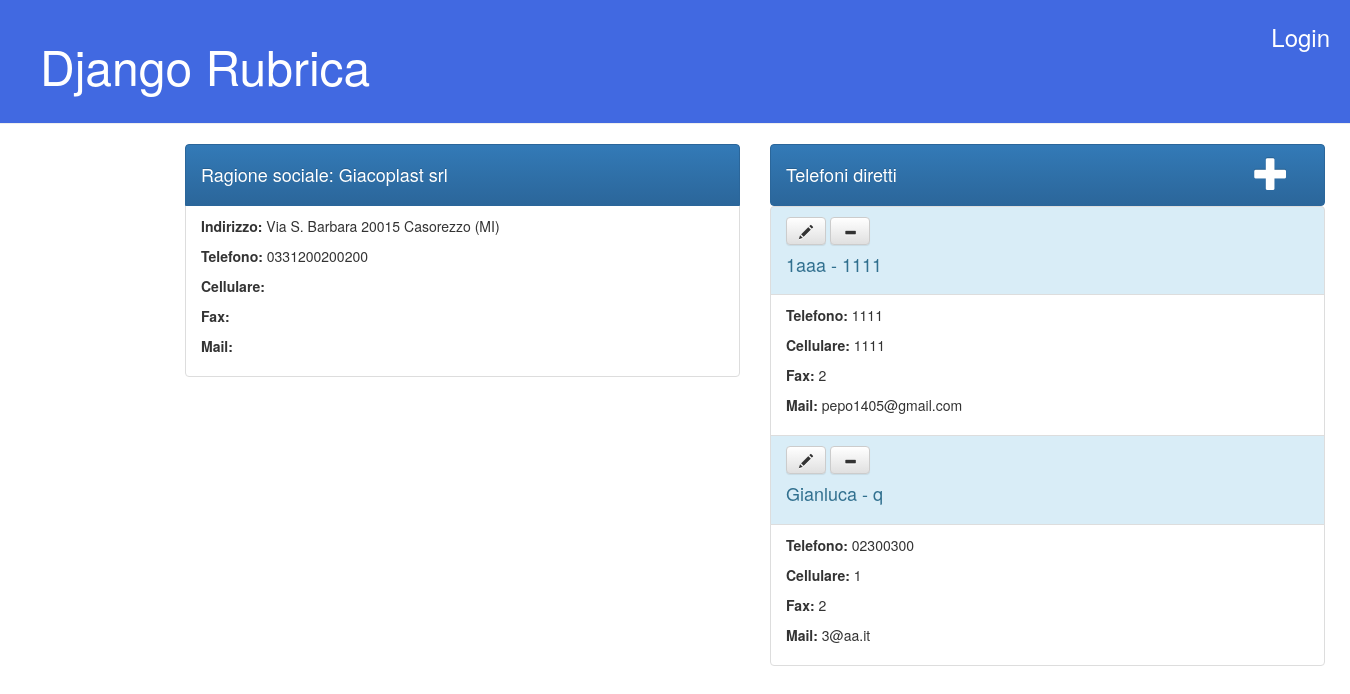
The page /nomi/2/dettaglio/ on the database its author committed.
### nomi/models.py (models this page shows, shortened)
class Rubrica(models.Model):
	nome = models.CharField(max_length=200)
	indirizzo = models.TextField()
	telefono =  models.CharField(max_length=20, blank=True)
	cellulare =  models.CharField(max_length=20, blank=True)
	fax =  models.CharField(max_length=20, blank=True)
	email = models.EmailField(max_length=80,blank=True)
	class Meta:
		verbose_name="Rubrica"
		verbose_name_plural="Rubrica"

class Rubricar(models.Model):
	ragione_sociale = models.ForeignKey('Rubrica', on_delete=models.CASCADE)
	nome = models.CharField(max_length=200)
	incarico = models.CharField(max_length=200)
	telefono =  models.CharField(max_length=20, blank=True)
	cellulare =  models.CharField(max_length=20, blank=True)
	fax =  models.CharField(max_length=20, blank=True)
	email = models.EmailField(max_length=80,blank=True)
	class Meta:
		verbose_name="Nomi in Rubrica"
		verbose_name_plural="Nomi in Rubrica"

### nomi/views.py (the view)
# urls.py: url(r'^nomi/(?P<pk>[0-9]+)/dettaglio/$', views.rubricaProfileView, name='rubrica_dettaglio'),
def rubricaProfileView(request, pk):
    rubrica = get_object_or_404(Rubrica, pk=pk)
    rubricar_rubrica = Rubricar.objects.filter(ragione_sociale=pk).order_by("-pk")
    context = {"rubrica": rubrica, "rubricar_rubrica": rubricar_rubrica}
    return render(request, 'nomi/rubrica_dettaglio.html', context)

### nomi/templates/nomi/rubrica_dettaglio.html (shortened to what this page needs)
{% extends 'nomi/base.html' %}
{% block content %}
<section class="container mt-4 mb-4">
<div class="container">
	<div class="row mb-3">
		<div class="col-md-6">
			<div class="d-flex flex-row border rounded">
	  			<div class="p-0 w-25">
					<li class="list-group-item active">
						<h4>Ragione sociale: {{ rubrica.nome }}</h4>
					</li>
					<li class="list-group-item">
						<p class="mb-0"><strong>Indirizzo:</strong> {{ rubrica.indirizzo }}</p>
						<p class="mb-0"><strong>Telefono:</strong> {{ rubrica.telefono }}</p>
						<p class="mb-0"><strong>Cellulare:</strong> {{ rubrica.cellulare }}</p>
						<p class="mb-0"><strong>Fax:</strong> {{ rubrica.fax }}</p>
						<p class="mb-0"><strong>Mail:</strong> {{ rubrica.email }}</p>
					</li>
	  			</div>
			</div>
		</div>
		<div class="col-md-6">
			<div class="d-flex flex-row border rounded">
	  			<div class="p-0 w-25">
					<li class="list-group-item active">
						<a href="{% url 'rubricar_new' %}" class="top-menu"><span class="glyphicon glyphicon-plus"></span></a>
						<h4>Telefoni diretti</h4>
					</li>
	  			</div>
	  			<div class="pl-3 pt-2 pr-2 pb-2 w-75 border-left">
                    {% for rubriche in rubricar_rubrica %}
						<li class="list-group-item list-group-item-info">
							<a class="btn btn-default" title="Modifica contatto" href="{% url 'rubricar_edit' pk=rubriche.pk%}"><span class="glyphicon glyphicon-pencil"></span></a>
							<a class="btn btn-default" title="Elimina contatto" href="{% url 'rubricar_delete'  pk=rubriche.pk %}" class="top-menu"><span class="glyphicon glyphicon-minus"></span></a>
							<h4>{{ rubriche.nome }} - {{ rubriche.incarico }}</h4>
						</li>
						<li class="list-group-item">
							<p><strong>Telefono:</strong> {{ rubriche.telefono }}</p>
							<p><strong>Cellulare:</strong> {{ rubriche.cellulare }}</p>
							<p><strong>Fax:</strong> {{ rubriche.fax }}</p>
							<p><strong>Mail:</strong> {{ rubriche.email }}</p>
						</li>
                    {% empty %}
						<li class="list-group-item list-group-item-info">
							<h4>{{ rubrica.nome }} non ha numeri diretti</h4>
						</li>
                    {% endfor %}
				</div>
			</div>
		</div>
	</div>
</div>
</section>
{% endblock content %}

### nomi/templates/nomi/base.html (shortened to what this page needs)
{% load staticfiles %}
<html>
    <head>
        <link rel="stylesheet" href="//maxcdn.bootstrapcdn.com/bootstrap/3.2.0/css/bootstrap.min.css">
        <link rel="stylesheet" href="//maxcdn.bootstrapcdn.com/bootstrap/3.2.0/css/bootstrap-theme.min.css">
		<link rel="stylesheet" href="{% static 'css/nomi.css' %}">
    </head>
	<body>
		<div class="page-header">
			{% if request.user.is_authenticated %}
				<a class="login" href="{% url 'logout' %}">Logout</a>
			{% else %}
				<a class="login" href="{% url 'login' %}">Login</a>
			{% endif %}
			<h1><a href="/">Django Rubrica</a></h1>
		</div>
		<div class="content container">
			<div class="row">
				<div class="col-md-8">
				{% block content %}
				{% endblock %}
				</div>
			</div>
		</div>
	</body>
</html>

### nomi/static/css/nomi.css (style rules this page uses)
.page-header { background-color: #4169e1; margin-top: 0; padding: 20px 20px 20px 40px; }
.page-header h1, .page-header h1 a, .page-header h1 a:visited, .page-header h1 a:active { color: #ffffff; font-size: 36pt; text-decoration: none; }
.content { margin-left: 140px; }
.login { float: right; color: #ffffff; font-size: 18pt; }
.top-menu, .top-menu:hover, .top-menu:visited { color: #ffffff; float: right; font-size: 26pt; margin-right: 20px; }

### rows shown on the page
Rubrica: nome "Giacoplast srl", indirizzo "Via S. Barbara 20015 Casorezzo (MI)", telefono "0331200200200"
Rubricar: nome "1aaa", incarico "1111", telefono "1111", cellulare "1111", fax "2", email "pepo1405@gmail.com"
Rubricar: nome "Gianluca", incarico "q", telefono "02300300", cellulare "1", fax "2", email "3@aa.it"
